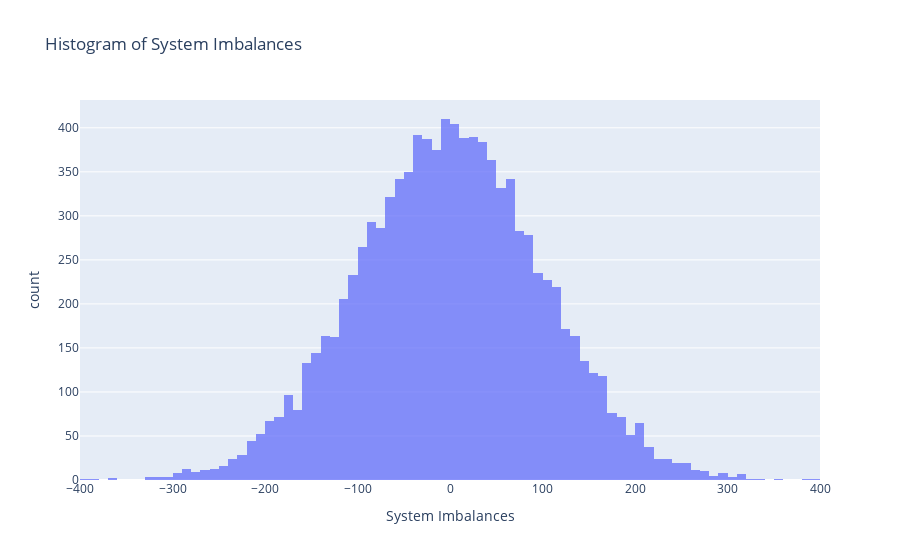
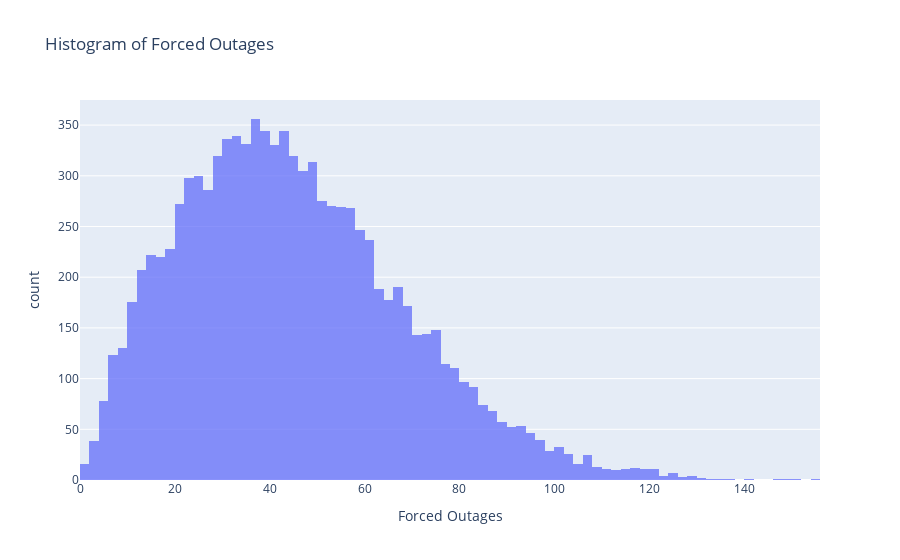
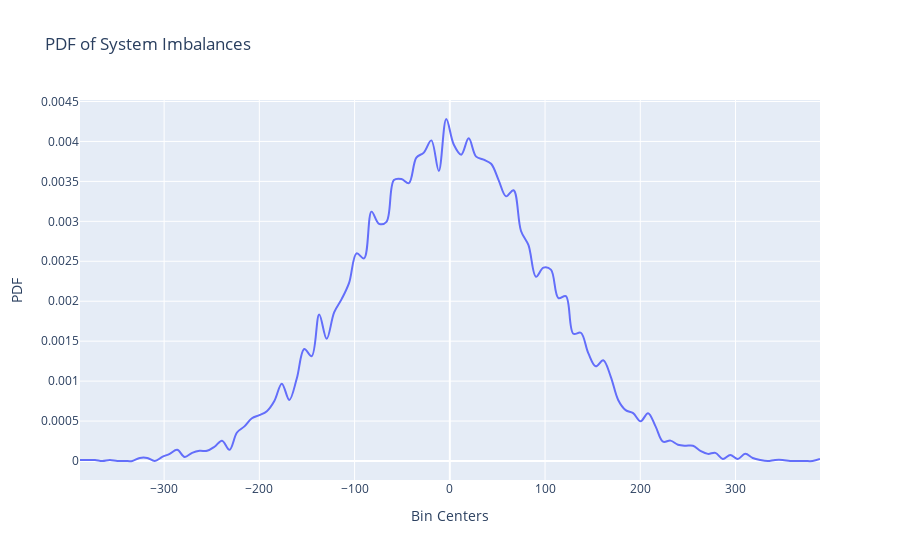
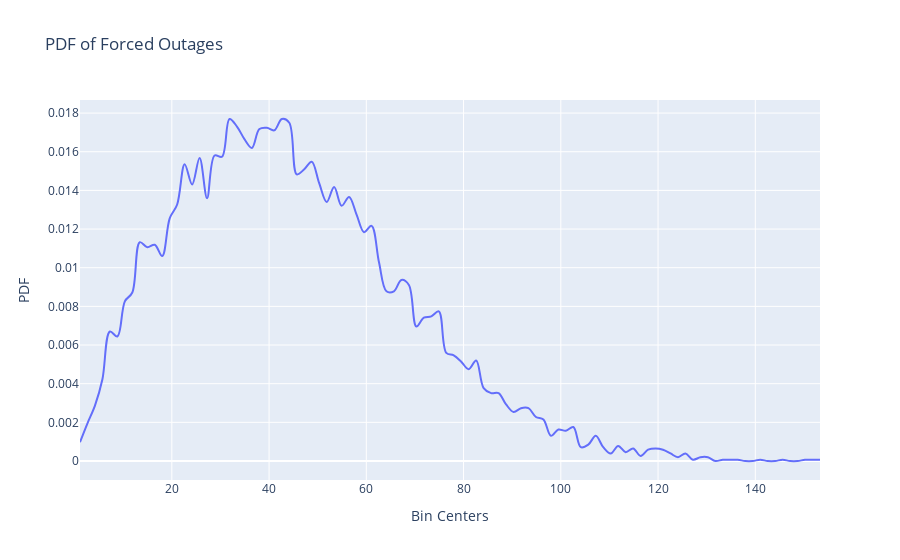

The code cell stored with these charts, in order, in its notebook:
### Markdown cell above
### Random distrubutions

### Code cell
import numpy as np
import pandas as pd
import plotly.express as px
import plotly.graph_objects as go
from scipy.stats import weibull_min
from scipy.signal import fftconvolve

# Step 1: Simulate system imbalances (Normal Distribution)
np.random.seed(42)
num_samples = 10000
system_imbalances = np.random.normal(loc=0, scale=100, size=num_samples)  # Mean 0, Std 100

# Step 1.2: Simulate forced outages (Weibull Distribution for outage durations)
shape_param = 2  # Shape parameter for Weibull distribution
scale_param = 50  # Scale parameter
forced_outages = weibull_min.rvs(shape_param, scale=scale_param, size=num_samples)

# Plot histograms of the two distributions
df_system_imbalances = pd.DataFrame(system_imbalances, columns=["System Imbalances"])
df_forced_outages = pd.DataFrame(forced_outages, columns=["Forced Outages"])

fig1 = px.histogram(df_system_imbalances, x="System Imbalances", nbins=100, title="Histogram of System Imbalances", opacity=0.75)
fig2 = px.histogram(df_forced_outages, x="Forced Outages", nbins=100, title="Histogram of Forced Outages", opacity=0.75)

fig1.show()
fig2.show()

# Step 2: Compute PDFs using histograms
hist1, bin_edges1 = np.histogram(system_imbalances, bins=100, density=True)
hist2, bin_edges2 = np.histogram(forced_outages, bins=100, density=True)

bin_centers1 = (bin_edges1[:-1] + bin_edges1[1:]) / 2
bin_centers2 = (bin_edges2[:-1] + bin_edges2[1:]) / 2

# Plot the PDFs
df_pdf1 = pd.DataFrame({"Bin Centers": bin_centers1, "PDF": hist1})
df_pdf2 = pd.DataFrame({"Bin Centers": bin_centers2, "PDF": hist2})

fig3 = px.line(df_pdf1, x="Bin Centers", y="PDF", title="PDF of System Imbalances", line_shape="spline")
fig4 = px.line(df_pdf2, x="Bin Centers", y="PDF", title="PDF of Forced Outages", line_shape="spline")

fig3.show()
fig4.show()

# Step 3: Convolution of the two PDFs
convoluted_pdf = fftconvolve(hist1, hist2, mode="full")
conv_x_vals = np.linspace(bin_centers1[0] + bin_centers2[0], bin_centers1[-1] + bin_centers2[-1], len(convoluted_pdf))

# Step 4: Compute the quantile for reliability level (99.9%)
reliability_level = 0.999
quantile_value = np.percentile(conv_x_vals, reliability_level * 100)

# Step 5: Visualization of the Convoluted PDF with the Reliability Quantile
fig5 = go.Figure()

fig5.add_trace(go.Scatter(
    x=conv_x_vals, y=convoluted_pdf,
    mode='lines',
    name="Convoluted PDF",
    line=dict(color='red')
))

fig5.add_vline(
    x=quantile_value,
    line=dict(color='blue', dash='dash'),
    annotation_text=f"99.9% Quantile: {quantile_value:.2f} MW",
    annotation_position="top left"
)

fig5.update_layout(
    title="Final Convoluted PDF with 99.9% Reliability Quantile",
    xaxis_title="Power Shortfall (MW)",
    yaxis_title="Density",
    template="plotly_white"
)

fig5.show()

# Print quantile value
print(f"Quantile value for {reliability_level*100}% reliability: {quantile_value:.2f} MW")

### Figure 1 — Plotly figure (JSON) as saved in the notebook; plotly's stock layout.template omitted (floating-point values rounded to 4 significant figures; data arrays with more than 128 entries replaced by an {"elided": "..."} marker saying what was removed)
{"data": [{"alignmentgroup": "True", "bingroup": "x", "hovertemplate": "System Imbalances=%{x}<br>count=%{y}<extra></extra>", "legendgroup": "", "marker": {"color": "#636efa", "opacity": 0.75, "pattern": {"shape": ""}}, "name": "", "nbinsx": 100, "offsetgroup": "", "orientation": "v", "showlegend": false, "type": "histogram", "x": {"elided": "10000 float values"}, "xaxis": "x", "yaxis": "y"}], "layout": {"barmode": "relative", "legend": {"tracegroupgap": 0}, "title": {"text": "Histogram of System Imbalances"}, "xaxis": {"anchor": "y", "domain": [0, 1], "title": {"text": "System Imbalances"}}, "yaxis": {"anchor": "x", "domain": [0, 1], "title": {"text": "count"}}}}

### Figure 2 — Plotly figure (JSON) as saved in the notebook; plotly's stock layout.template omitted (floating-point values rounded to 4 significant figures; data arrays with more than 128 entries replaced by an {"elided": "..."} marker saying what was removed)
{"data": [{"alignmentgroup": "True", "bingroup": "x", "hovertemplate": "Forced Outages=%{x}<br>count=%{y}<extra></extra>", "legendgroup": "", "marker": {"color": "#636efa", "opacity": 0.75, "pattern": {"shape": ""}}, "name": "", "nbinsx": 100, "offsetgroup": "", "orientation": "v", "showlegend": false, "type": "histogram", "x": {"elided": "10000 float values"}, "xaxis": "x", "yaxis": "y"}], "layout": {"barmode": "relative", "legend": {"tracegroupgap": 0}, "title": {"text": "Histogram of Forced Outages"}, "xaxis": {"anchor": "y", "domain": [0, 1], "title": {"text": "Forced Outages"}}, "yaxis": {"anchor": "x", "domain": [0, 1], "title": {"text": "count"}}}}

### Figure 3 — Plotly figure (JSON) as saved in the notebook; plotly's stock layout.template omitted (floating-point values rounded to 4 significant figures)
{"data": [{"hovertemplate": "Bin Centers=%{x}<br>PDF=%{y}<extra></extra>", "legendgroup": "", "line": {"color": "#636efa", "dash": "solid", "shape": "spline"}, "marker": {"symbol": "circle"}, "mode": "lines", "name": "", "orientation": "v", "showlegend": false, "type": "scatter", "x": [-388.3, -380.5, -372.6, -364.8, -356.9, -349.1, -341.2, -333.4, -325.5, -317.7, -309.8, -302.0, -294.1, -286.3, -278.4, -270.6, -262.7, -254.9, -247.0, -239.2, -231.3, -223.5, -215.6, -207.8, -199.9, -192.1, -184.3, -176.4, -168.6, -160.7, -152.9, -145.0, -137.2, -129.3, -121.5, -113.6, -105.8, -97.92, -90.07, -82.22, -74.37, -66.52, -58.67, -50.82, -42.98, -35.13, -27.28, -19.43, -11.58, -3.732, 4.116, 11.96, 19.81, 27.66, 35.51, 43.36, 51.21, 59.06, 66.91, 74.75, 82.6, 90.45, 98.3, 106.1, 114.0, 121.8, 129.7, 137.5, 145.4, 153.2, 161.1, 168.9, 176.8, 184.6, 192.5, 200.3, 208.2, 216.0, 223.9, 231.7, 239.6, 247.4, 255.3, 263.1, 271.0, 278.8, 286.7, 294.5, 302.4, 310.2, 318.1, 325.9, 333.8, 341.6, 349.5, 357.3, 365.2, 373.0, 380.9, 388.7], "xaxis": "x", "y": [1.274e-05, 1.274e-05, 1.274e-05, 0, 1.274e-05, 0, 0, 0, 3.822e-05, 3.822e-05, 0, 5.096e-05, 8.919e-05, 0.0001402, 5.096e-05, 0.0001019, 0.0001274, 0.0001274, 0.0001784, 0.0002548, 0.0001402, 0.0003567, 0.0004332, 0.0005351, 0.0005733, 0.0006243, 0.0007517, 0.0009683, 0.0007645, 0.001032, 0.001402, 0.001312, 0.001835, 0.001529, 0.00186, 0.002026, 0.00223, 0.002599, 0.002535, 0.003122, 0.002969, 0.002994, 0.003517, 0.003529, 0.003478, 0.003797, 0.003861, 0.004013, 0.003631, 0.004281, 0.003962, 0.003835, 0.004039, 0.00381, 0.003771, 0.00372, 0.003517, 0.003313, 0.003389, 0.002879, 0.002701, 0.002306, 0.002421, 0.002395, 0.002039, 0.002064, 0.001593, 0.001605, 0.001351, 0.001185, 0.001261, 0.001058, 0.0007645, 0.0006371, 0.0005988, 0.0004969, 0.0005988, 0.0004332, 0.0002421, 0.0002548, 0.0002039, 0.0001911, 0.0001911, 0.0001274, 8.919e-05, 0.0001019, 2.548e-05, 7.645e-05, 2.548e-05, 8.919e-05, 3.822e-05, 1.274e-05, 0, 1.274e-05, 1.274e-05, 0, 0, 0, 0, 2.548e-05], "yaxis": "y"}], "layout": {"legend": {"tracegroupgap": 0}, "title": {"text": "PDF of System Imbalances"}, "xaxis": {"anchor": "y", "domain": [0, 1], "title": {"text": "Bin Centers"}}, "yaxis": {"anchor": "x", "domain": [0, 1], "title": {"text": "PDF"}}}}

### Figure 4 — Plotly figure (JSON) as saved in the notebook; plotly's stock layout.template omitted (floating-point values rounded to 4 significant figures)
{"data": [{"hovertemplate": "Bin Centers=%{x}<br>PDF=%{y}<extra></extra>", "legendgroup": "", "line": {"color": "#636efa", "dash": "solid", "shape": "spline"}, "marker": {"symbol": "circle"}, "mode": "lines", "name": "", "orientation": "v", "showlegend": false, "type": "scatter", "x": [1.116, 2.653, 4.19, 5.727, 7.265, 8.802, 10.34, 11.88, 13.41, 14.95, 16.49, 18.03, 19.56, 21.1, 22.64, 24.17, 25.71, 27.25, 28.79, 30.32, 31.86, 33.4, 34.94, 36.47, 38.01, 39.55, 41.08, 42.62, 44.16, 45.7, 47.23, 48.77, 50.31, 51.85, 53.38, 54.92, 56.46, 58.0, 59.53, 61.07, 62.61, 64.14, 65.68, 67.22, 68.76, 70.29, 71.83, 73.37, 74.91, 76.44, 77.98, 79.52, 81.05, 82.59, 84.13, 85.67, 87.2, 88.74, 90.28, 91.82, 93.35, 94.89, 96.43, 97.96, 99.5, 101.0, 102.6, 104.1, 105.7, 107.2, 108.7, 110.3, 111.8, 113.3, 114.9, 116.4, 117.9, 119.5, 121.0, 122.6, 124.1, 125.6, 127.2, 128.7, 130.2, 131.8, 133.3, 134.9, 136.4, 137.9, 139.5, 141.0, 142.5, 144.1, 145.6, 147.2, 148.7, 150.2, 151.8, 153.3], "xaxis": "x", "y": [0.0009757, 0.001951, 0.002862, 0.004228, 0.0067, 0.00644, 0.008261, 0.008717, 0.01132, 0.01106, 0.01119, 0.0106, 0.01255, 0.01327, 0.01535, 0.01431, 0.01568, 0.0136, 0.01581, 0.01574, 0.01769, 0.0173, 0.01665, 0.0162, 0.01717, 0.01724, 0.01711, 0.01769, 0.0175, 0.01483, 0.01509, 0.01548, 0.01438, 0.0134, 0.01418, 0.01321, 0.01366, 0.01275, 0.01184, 0.01216, 0.01028, 0.008782, 0.008782, 0.009367, 0.009107, 0.00696, 0.007416, 0.007481, 0.007741, 0.005594, 0.005464, 0.005139, 0.004749, 0.005204, 0.003773, 0.003513, 0.003513, 0.002927, 0.002537, 0.002732, 0.002732, 0.002277, 0.002147, 0.001301, 0.001626, 0.001561, 0.001756, 0.0007155, 0.0008456, 0.001301, 0.0007155, 0.0003903, 0.0007806, 0.0004553, 0.0006505, 0.0002602, 0.0005854, 0.0006505, 0.0005854, 0.0003903, 0.0001951, 0.0003903, 6.505e-05, 0.0001951, 0.0001951, 0, 6.505e-05, 6.505e-05, 6.505e-05, 0, 0, 6.505e-05, 0, 0, 6.505e-05, 0, 0, 6.505e-05, 6.505e-05, 6.505e-05], "yaxis": "y"}], "layout": {"legend": {"tracegroupgap": 0}, "title": {"text": "PDF of Forced Outages"}, "xaxis": {"anchor": "y", "domain": [0, 1], "title": {"text": "Bin Centers"}}, "yaxis": {"anchor": "x", "domain": [0, 1], "title": {"text": "PDF"}}}}
